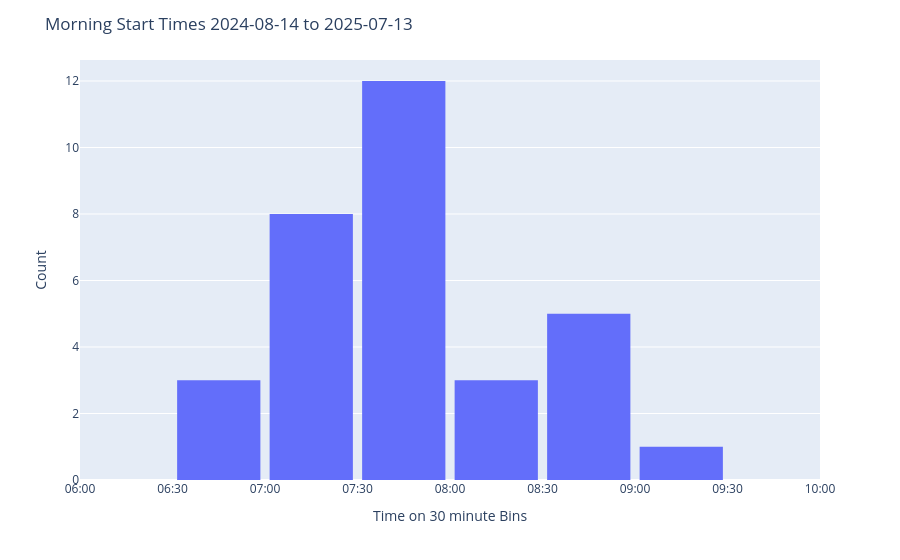

Notebook code for this chart:
### Code cell
morning_fig = px.histogram(morning_df, x='time', nbins=morning_bins)
morning_fig.update_xaxes(type='date', 
                 tickformat='%H:%M', 
                 nticks=morning_bins, 
                 range=[morning_start_dt, morning_end_dt])
morning_fig.update_layout(bargap=0.1)
morning_fig.update_layout(
    title=f'Morning Start Times {raw_df["Date"].min().date()} to {raw_df["Date"].max().date()}',
    xaxis_title=f'Time on {minutes_per_bin} minute Bins',
    yaxis_title='Count',
)
morning_fig.show()

### Figure 1 — Plotly figure (JSON) as saved in the notebook; plotly's stock layout.template omitted (floating-point values rounded to 4 significant figures)
{"data": [{"alignmentgroup": "True", "bingroup": "x", "hovertemplate": "time=%{x}<br>count=%{y}<extra></extra>", "legendgroup": "", "marker": {"color": "#636efa", "pattern": {"shape": ""}}, "name": "", "nbinsx": 8, "offsetgroup": "", "orientation": "v", "showlegend": false, "type": "histogram", "x": ["2024-01-01T06:40:00", "2024-01-01T06:50:00", "2024-01-01T06:58:00", "2024-01-01T07:10:00", "2024-01-01T07:18:00", "2024-01-01T07:18:00", "2024-01-01T07:19:00", "2024-01-01T07:20:00", "2024-01-01T07:24:00", "2024-01-01T07:28:00", "2024-01-01T07:29:00", "2024-01-01T07:31:00", "2024-01-01T07:32:00", "2024-01-01T07:34:00", "2024-01-01T07:38:00", "2024-01-01T07:40:00", "2024-01-01T07:40:00", "2024-01-01T07:40:00", "2024-01-01T07:40:00", "2024-01-01T07:44:00", "2024-01-01T07:54:00", "2024-01-01T07:55:00", "2024-01-01T07:55:00", "2024-01-01T08:01:00", "2024-01-01T08:07:00", "2024-01-01T08:16:00", "2024-01-01T08:36:00", "2024-01-01T08:39:00", "2024-01-01T08:40:00", "2024-01-01T08:44:00", "2024-01-01T08:47:00", "2024-01-01T09:18:00"], "xaxis": "x", "yaxis": "y"}], "layout": {"bargap": 0.1, "barmode": "relative", "legend": {"tracegroupgap": 0}, "margin": {"t": 60}, "title": {"text": "Morning Start Times 2024-08-14 to 2025-07-13"}, "xaxis": {"anchor": "y", "domain": [0, 1], "nticks": 8, "range": ["2024-01-01T06:00:00", "2024-01-01T10:00:00"], "tickformat": "%H:%M", "title": {"text": "Time on 30 minute Bins"}, "type": "date"}, "yaxis": {"anchor": "x", "domain": [0, 1], "title": {"text": "Count"}}}}
